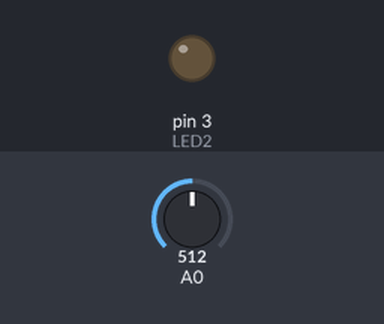
Recording of a sketch running on a simulated Arduino Uno, built with avr-gcc and run on an emulated ATmega328P. On the bench: output pins drawn as LEDs (lit = HIGH). The test bench sets the inputs (shaded band); at power-on: A0 = 512.

Above: at 1.2 s.
1.3 s: A0 set to 716
At 2.5 s:
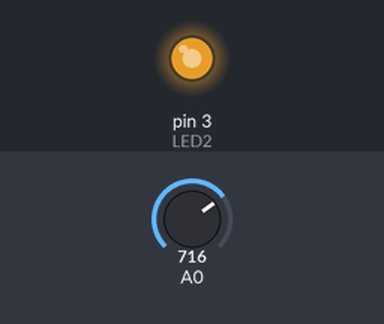
2.8 s: A0 set to 759
At 3.9 s:
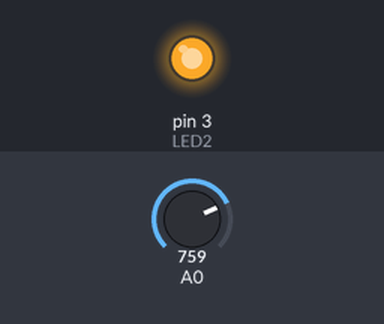
4.3 s: A0 set to 768
At 5.0 s:
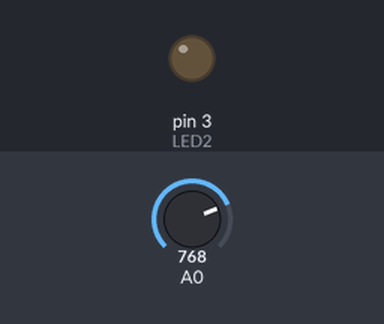
5.8 s: A0 set to 900
At 6.1 s:
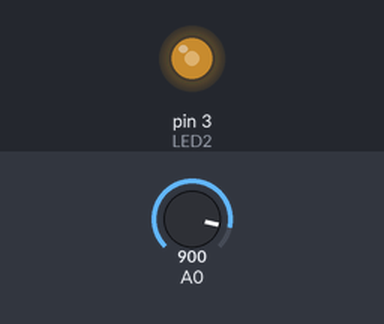
7.3 s: A0 set to 306
At 8.5 s:
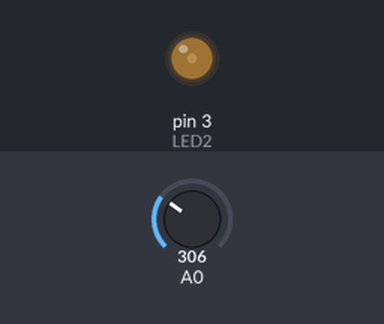
8.8 s: A0 set to 0
At 9.6 s:
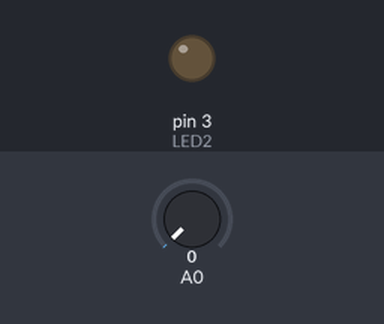
Timing chart, 0 to 11.3 s (numbered marks = the images above; inputs shaded):
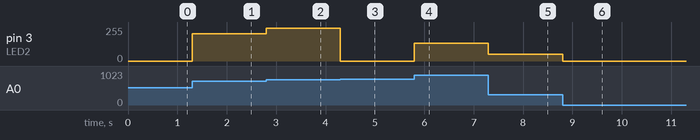

Measured:
- the behaviour switches between 767 and 768 on A0 (found by bisection; images 2 and 3)
- after the input at 1.3 s, pin 3 (LED2): 0/255 → 204/255 at once
- after the input at 2.8 s, pin 3 (LED2): 204/255 → 247/255 at once
- after the input at 4.3 s, pin 3 (LED2): 247/255 → 0/255 at once
- after the input at 5.8 s, pin 3 (LED2): 0/255 → 132/255 at once
- after the input at 7.3 s, pin 3 (LED2): 132/255 → 50/255 at once
- after the input at 8.8 s, pin 3 (LED2): 50/255 → 0/255 at once

The sketch:

Unit_6_Lab_Program_2_2.ino
```cpp
/*  Title: Unit 6 Program #2.2
 *  Purpose: Reads VR1 and copies the value to LED2
 *  Author: Andy Davis
 *  Date: 4/21/2021
 *  LED2 connected to D3
 *  VR1 connected to A0
 */

const int LED2 = 3;
int analogValue;

void setup() {
  pinMode(~LED2,OUTPUT);
}

void loop() {
  analogValue = analogRead(A0);
  analogWrite(LED2, analogValue);
}
```
